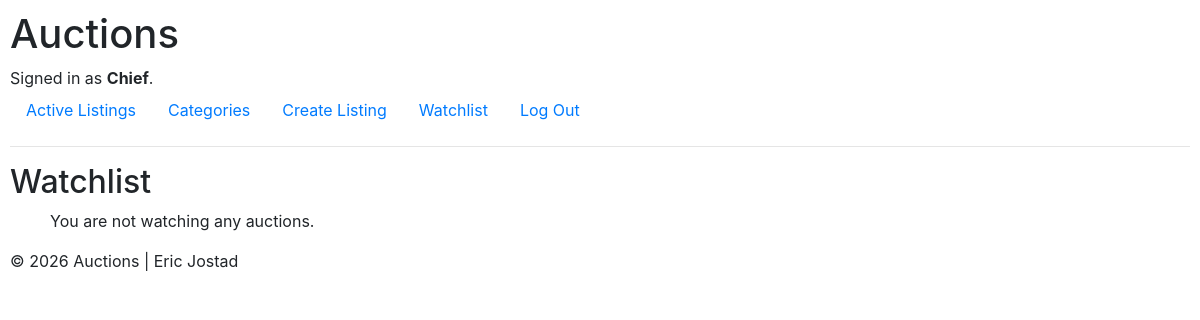
Before: /watchlist (signed in) with the older database file.
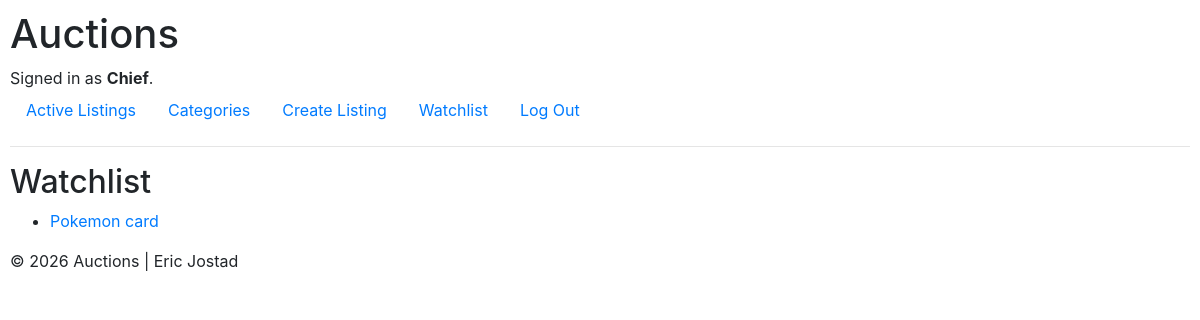
After: the same page with the newer database file.
### auctions/models.py (models this page shows)
class Watchlist(models.Model):
    user = models.ForeignKey(User, on_delete=models.CASCADE)
    auction = models.ForeignKey(Auction, on_delete=models.CASCADE)

class Auction(models.Model):
    user = models.ForeignKey(User, on_delete=models.CASCADE)
    title = models.CharField(max_length=150)
    description = models.TextField(
        validators=[MinLengthValidator(20), MaxLengthValidator(1000)])
    starting_bid = models.DecimalField(
        max_digits=10, decimal_places=2, validators=[MinValueValidator(Decimal("0.01"))])
    image_url = models.URLField(blank=True)
    category = models.CharField(
        max_length=64)

### auctions/views.py (the view, shortened to what this page needs)
# urls.py: path("watchlist", views.watchlist, name="watchlist"),
def watchlist(request):
    add_item = request.POST.get("add")
    remove_item = request.POST.get("remove")
    watching = Watchlist.objects.filter(user=request.user)
    return render(request, "auctions/watchlist.html", {
        "watching": watching
    })

### auctions/templates/auctions/watchlist.html (shortened to what this page needs)
{% extends "auctions/layout.html" %}
{% block body %}
    <h2>Watchlist</h2>
    <ul>
    {% if watching %}
        {% for item in watching %}
            <li>
                <a href="{% url 'auctions:listing' item.auction.id item.auction.title %}">{{ item.auction.title }}</a>
            </li>
        {% endfor %}
    {% else %}
        <p>You are not watching any auctions.</p>
    {% endif %}
    </ul>
{% endblock %}

Changed rows visible on the page:
added Watchlist: auction "Pokemon card"
Other visible differences:
text no longer shown: "You are not watching any auctions."
